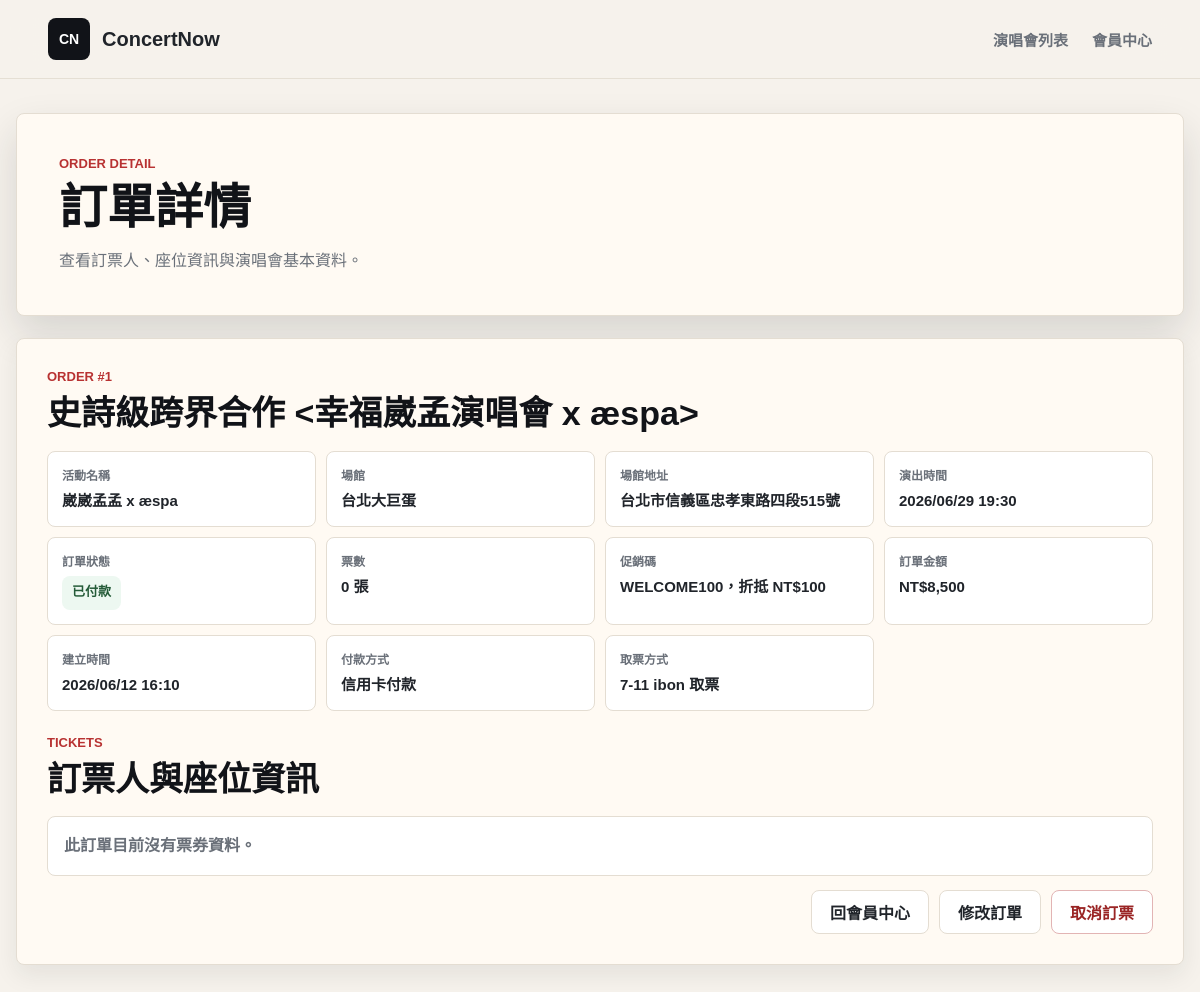
The app's page /customer/order_detail.php?order_id=1 (signed in) with its own data.
### tables this page shows
CREATE TABLE Orders (
    order_id INT AUTO_INCREMENT PRIMARY KEY,
    user_id INT,
    show_id INT,
    promo_id INT NULL,                      
    total_price INT NOT NULL,               
    status ENUM('pending_payment', 'paid', 'cancelled') DEFAULT 'pending_payment',
    payment_method VARCHAR(30) NULL,         
    delivery_method VARCHAR(30) NULL,        
    created_at TIMESTAMP DEFAULT CURRENT_TIMESTAMP,
    FOREIGN KEY (user_id) REFERENCES User(user_id),
    FOREIGN KEY (show_id) REFERENCES ShowDate(show_id),
    FOREIGN KEY (promo_id) REFERENCES PromoCode(promo_id) ON DELETE SET NULL
);

CREATE TABLE Concert (
    concert_id INT AUTO_INCREMENT PRIMARY KEY,
    organizer_id INT NULL,                           
    artist VARCHAR(100) NOT NULL,                     
    title VARCHAR(255) NOT NULL,                      
    venue VARCHAR(100) NOT NULL,                      
    concert_address VARCHAR(255) NOT NULL,                    
    image VARCHAR(255),                               
    sale_start DATETIME NOT NULL,                     
    sale_end DATETIME NOT NULL,                       
    description TEXT,                                 
    notice TEXT,                                      
    created_at TIMESTAMP DEFAULT CURRENT_TIMESTAMP,
    FOREIGN KEY (organizer_id) REFERENCES Organizer(organizer_id) ON DELETE SET NULL
);

CREATE TABLE ShowDate (
    show_id INT AUTO_INCREMENT PRIMARY KEY,
    concert_id INT NOT NULL,                          
    show_datetime DATETIME NOT NULL,                  
    status VARCHAR(50) DEFAULT 'available',           
    FOREIGN KEY (concert_id) REFERENCES Concert(concert_id) ON DELETE CASCADE
);

CREATE TABLE PromoCode (
    promo_id INT AUTO_INCREMENT PRIMARY KEY,
    code_name VARCHAR(50) NOT NULL UNIQUE,  
    discount_amount INT NOT NULL,           
    usage_limit INT NULL,                   
    starts_at DATETIME NULL,                
    expires_at DATETIME NULL,               
    is_active BOOLEAN DEFAULT TRUE,         
    created_at TIMESTAMP DEFAULT CURRENT_TIMESTAMP,
    updated_at TIMESTAMP DEFAULT CURRENT_TIMESTAMP ON UPDATE CURRENT_TIMESTAMP
);

### customer/order_detail.php (the view, shortened to what this page needs)
<?php
require_once __DIR__ . '/../includes/db_config.php';
function h($value)
{
    return htmlspecialchars((string) $value, ENT_QUOTES, 'UTF-8');
}
function orderDetailDateTimeText($value)
{
    $timestamp = strtotime((string) $value);
    return $timestamp ? date('Y/m/d H:i', $timestamp) : (string) $value;
}
function orderDetailStatusText($status)
{
    $labels = [
        'pending_payment' => '待付款',
        'paid' => '已付款',
        'cancelled' => '已取消',
    ];
    return $labels[$status] ?? (string) $status;
}
function orderDetailStatusClass($status)
{
    $classes = [
        'pending_payment' => 'is-pending',
        'paid' => 'is-paid',
        'cancelled' => 'is-cancelled',
    ];
    return $classes[$status] ?? 'is-unknown';
}
function orderDetailPaymentMethodText($method)
{
    $labels = [
        'credit_card' => '信用卡付款',
        'atm_transfer' => 'ATM 虛擬帳號付款',
    ];
    return $labels[$method] ?? '-';
}
function orderDetailDeliveryMethodText($method)
{
    $labels = [
        'ibon' => '7-11 ibon 取票',
        'venue_pickup' => '演出現場票口取票',
    ];
    return $labels[$method] ?? '-';
}
function fetchOrderDetail($pdo, $orderId, $customerId)
{
    $stmt = $pdo->prepare(
        'SELECT
            o.order_id,
            o.total_price,
            o.status,
            o.payment_method,
            o.delivery_method,
            o.created_at,
            sd.show_id,
            sd.show_datetime,
            c.concert_id,
            c.artist,
            c.title,
            c.venue,
            c.concert_address,
            p.code_name,
            p.discount_amount
         FROM Orders o
         LEFT JOIN ShowDate sd ON o.show_id = sd.show_id
         LEFT JOIN Concert c ON sd.concert_id = c.concert_id
         LEFT JOIN PromoCode p ON o.promo_id = p.promo_id
         WHERE o.order_id = ?
           AND o.user_id = ?
         LIMIT 1'
    );
    $stmt->execute([$orderId, $customerId]);
    return $stmt->fetch();
}
function fetchOrderTickets($pdo, $orderId)
{
    $stmt = $pdo->prepare(
        'SELECT
            t.ticket_id,
            t.real_name,
            t.id_number,
            s.seat_number,
            s.price,
            s.status AS seat_status
         FROM Ticket t
         INNER JOIN Seat s ON t.seat_id = s.seat_id
         WHERE t.order_id = ?
         ORDER BY t.ticket_id'
    );
    $stmt->execute([$orderId]);
    return $stmt->fetchAll();
}
$stylePath = __DIR__ . '/../assets/css/style.css';
$styleVersion = file_exists($stylePath) ? filemtime($stylePath) : time();
$customerId = (int) $_SESSION['customer_id'];
$orderId = filter_input(INPUT_GET, 'order_id', FILTER_VALIDATE_INT, [
    'options' => ['min_range' => 1],
]);
$order = null;
$tickets = [];
$errors = [];
if ($pdo === null) {
    $errors[] = '資料庫連線失敗，請檢查 MySQL 與 includes/db_config.php 設定。';
} elseif (!$orderId) {
    $errors[] = '缺少訂單編號，請回會員中心查看訂單。';
} else {
    try {
        $order = fetchOrderDetail($pdo, $orderId, $customerId);
        if (!$order) {
            $errors[] = '找不到這筆訂單，或這筆訂單不屬於目前登入會員。';
        } else {
            $tickets = fetchOrderTickets($pdo, $orderId);
        }
    } catch (Throwable $exception) {
        error_log('Order detail action failed: ' . $exception->getMessage());
        $errors[] = '處理訂單時發生錯誤，請稍後再試。';
    }
}
?>
<!doctype html>
<html lang="zh-Hant">
<head>
    <link rel="stylesheet" href="../assets/css/style.css?v=<?= h($styleVersion) ?>">
</head>
<body>
    <header class="site-header">
        <a class="brand" href="../index.php" aria-label="ConcertNow 首頁">
            <span class="brand-mark">CN</span>
            <span>ConcertNow</span>
        </a>
        <nav class="main-nav" aria-label="主選單">
            <a href="../index.php#concerts">演唱會列表</a>
            <a href="member.php">會員中心</a>
        </nav>
    </header>
    <main class="member-main">
        <section class="member-hero" aria-labelledby="order-detail-title">
            <div>
                <p class="member-kicker">Order Detail</p>
                <h1 id="order-detail-title">訂單詳情</h1>
                <span>查看訂票人、座位資訊與演唱會基本資料。</span>
            </div>
        </section>
        <section class="member-panel">
            <?php if ($errors): ?>
                <div class="auth-alert">
                    <?php foreach ($errors as $error): ?>
                        <p><?= h($error) ?></p>
                    <?php endforeach; ?>
                </div>
                <a class="secondary-action" href="member.php">回會員中心</a>
            <?php elseif ($order): ?>
                <div class="member-section-title">
                    <p>Order #<?= h($order['order_id']) ?></p>
                    <h2><?= h($order['title'] ?? '演唱會資料已移除') ?></h2>
                </div>
                <dl class="member-order-info">
                    <div>
                        <dt>活動名稱</dt>
                        <dd><?= h($order['artist'] ?? '-') ?></dd>
                    </div>
                    <div>
                        <dt>場館</dt>
                        <dd><?= h($order['venue'] ?? '-') ?></dd>
                    </div>
                    <div>
                        <dt>場館地址</dt>
                        <dd><?= h($order['concert_address'] ?? '-') ?></dd>
                    </div>
                    <div>
                        <dt>演出時間</dt>
                        <dd><?= h(orderDetailDateTimeText($order['show_datetime'] ?? null)) ?></dd>
                    </div>
                    <div>
                        <dt>訂單狀態</dt>
                        <dd><span class="member-status <?= h(orderDetailStatusClass($order['status'])) ?>"><?= h(orderDetailStatusText($order['status'])) ?></span></dd>
                    </div>
                    <div>
                        <dt>票數</dt>
                        <dd><?= h(count($tickets)) ?> 張</dd>
                    </div>
                    <div>
                        <dt>促銷碼</dt>
                        <dd>
                            <?php if ($order['code_name']): ?>
                                <?= h($order['code_name']) ?>，折抵 NT$<?= h(number_format((int) $order['discount_amount'])) ?>
                            <?php else: ?>
                                -
                            <?php endif; ?>
                        </dd>
                    </div>
                    <div>
                        <dt>訂單金額</dt>
                        <dd>NT$<?= h(number_format((int) $order['total_price'])) ?></dd>
                    </div>
                    <div>
                        <dt>建立時間</dt>
                        <dd><?= h(orderDetailDateTimeText($order['created_at'])) ?></dd>
                    </div>
                    <div>
                        <dt>付款方式</dt>
                        <dd><?= h(orderDetailPaymentMethodText($order['payment_method'])) ?></dd>
                    </div>
                    <div>
                        <dt>取票方式</dt>
                        <dd><?= h(orderDetailDeliveryMethodText($order['delivery_method'])) ?></dd>
                    </div>
                </dl>
                <div class="checkout-block">
                    <div class="member-section-title">
                        <p>Tickets</p>
                        <h2>訂票人與座位資訊</h2>
                    </div>
                    <?php if (!$tickets): ?>
                        <p class="member-empty">此訂單目前沒有票券資料。</p>
                    <?php endif; ?>
                </div>
                <div class="member-order-actions">
                    <a class="secondary-action" href="member.php">回會員中心</a>
                    <?php if ($order['status'] !== 'cancelled'): ?>
                        <button class="secondary-action" type="button" data-order-edit-toggle>修改訂單</button>
                        <form method="post" action="order_detail.php?order_id=<?= h($order['order_id']) ?>" class="inline-action-form" onsubmit="return confirm('確定要取消此訂單嗎？');">
                            <button class="secondary-action danger-action" type="submit">取消訂票</button>
                        </form>
                    <?php endif; ?>
                </div>
            <?php endif; ?>
        </section>
    </main>
</body>
</html>

### assets/css/style.css (style rules this page uses)
:root { --bg: #f6f2ec; --surface: #fffaf3; --text: #20242a; --muted: #6a7079; --line: #e4ddd2; --accent: #b83232; --accent-dark: #8f2323; --ink: #111318; --shadow: 0 18px 40px rgba(31, 35, 40, 0.14); }
* { box-sizing: border-box; }
html { scroll-behavior: smooth; }
body { margin: 0; min-height: 100vh; background: var(--bg); color: var(--text); font-family: "PingFang TC", "Noto Sans TC", "Microsoft JhengHei", Arial, sans-serif; }
button, input[type="button"], input[type="submit"], input[type="reset"], .login-button, .primary-action, .ticket-link, .secondary-action, .disabled-action, .seat-zone-action, .show-select-action, .placeholder-link, .auth-submit, .danger-action { font-size: max(16px, 1em) !important; }
a { color: inherit; text-decoration: none; }
.site-header { position: sticky; top: 0; z-index: 20; display: flex; align-items: center; justify-content: space-between; gap: 24px; width: 100%; padding: 18px clamp(18px, 4vw, 56px); background: rgba(246, 242, 236, 0.92); border-bottom: 1px solid rgba(228, 221, 210, 0.9); backdrop-filter: blur(16px); }
.brand { display: inline-flex; align-items: center; gap: 12px; font-size: 20px; font-weight: 800; letter-spacing: 0; }
.brand-mark { display: inline-grid; place-items: center; width: 42px; height: 42px; color: #fff; background: var(--ink); border-radius: 8px; font-size: 14px; }
.main-nav { display: flex; align-items: center; gap: clamp(12px, 2vw, 28px); color: var(--muted); font-size: 15px; font-weight: 700; }
.login-button, .primary-action, .ticket-link, .secondary-action, .disabled-action, .seat-zone-action, .show-select-action, .placeholder-link, .auth-submit { display: inline-flex; align-items: center; justify-content: center; min-height: 44px; padding: 0 18px; border: 0; border-radius: 8px; background: var(--accent); color: #fff; font-weight: 800; cursor: pointer; }
.secondary-action { border: 1px solid var(--line); background: #fff; color: var(--text); }
.member-main { width: min(1180px, calc(100% - 32px)); margin: 34px auto 72px; }
.member-hero, .member-panel { border: 1px solid var(--line); border-radius: 8px; background: var(--surface); box-shadow: 0 10px 24px rgba(31, 35, 40, 0.08); }
.member-hero { padding: clamp(26px, 4vw, 42px); box-shadow: var(--shadow); }
.member-kicker, .member-section-title p { margin: 0 0 10px; color: var(--accent); font-size: 13px; font-weight: 900; letter-spacing: 0; text-transform: uppercase; }
.member-hero h1, .member-section-title h2 { margin: 0; color: var(--ink); line-height: 1.14; letter-spacing: 0; }
.member-hero h1 { font-size: clamp(32px, 4.5vw, 48px); }
.member-hero span { display: block; margin-top: 12px; color: var(--muted); font-size: 16px; line-height: 1.6; }
.member-panel { margin-top: 22px; padding: clamp(22px, 3vw, 30px); }
.member-section-title { margin-bottom: 18px; }
.member-section-title h2 { font-size: clamp(24px, 3vw, 34px); }
.member-info-grid div, .member-order-info div { padding: 14px; border: 1px solid var(--line); border-radius: 8px; background: #fff; }
.member-info-grid dt, .member-order-info dt { color: var(--muted); font-size: 12px; font-weight: 900; }
.member-info-grid dd, .member-order-info dd { margin: 7px 0 0; color: var(--text); font-size: 15px; font-weight: 900; line-height: 1.45; overflow-wrap: anywhere; }
.member-alert, .member-empty { margin: 0; padding: 16px; border: 1px solid var(--line); border-radius: 8px; background: #fff; color: var(--muted); font-weight: 850; line-height: 1.6; }
.member-status { flex-shrink: 0; display: inline-flex; align-items: center; justify-content: center; min-height: 34px; padding: 0 10px; border-radius: 8px; background: #efe0c7; color: #80520e; font-size: 13px; font-weight: 900; }
.member-status.is-paid { background: #edf8f1; color: #245b38; }
.member-order-info { display: grid; grid-template-columns: repeat(4, minmax(0, 1fr)); gap: 10px; margin: 0; }
.member-order-actions { display: flex; flex-wrap: wrap; gap: 10px; justify-content: flex-end; margin-top: 14px; }
.member-order-actions .secondary-action { width: auto; }
.inline-action-form { margin: 0; }
.danger-action { border-color: #e2b4b4; color: #9a2525; font-size: 17px; }
.checkout-block { margin-top: 24px; }

### records on screen
orders: order_id "1", concert.title "史詩級跨界合作 <幸福崴孟演唱會 x æspa>", concert.artist "崴崴孟孟 x æspa", concert.venue "台北大巨蛋", concert.concert_address "台北市信義區忠孝東路四段515號", show.show_datetime "2026/06/29 19:30", status "已付款", promo.code_name "WELCOME100", promo.discount_amount "100", total_price "8,500", created_at "2026/06/12 16:10", payment_method "信用卡付款", delivery_method "7-11 ibon 取票"

### other values on screen
count($tickets) "0"
